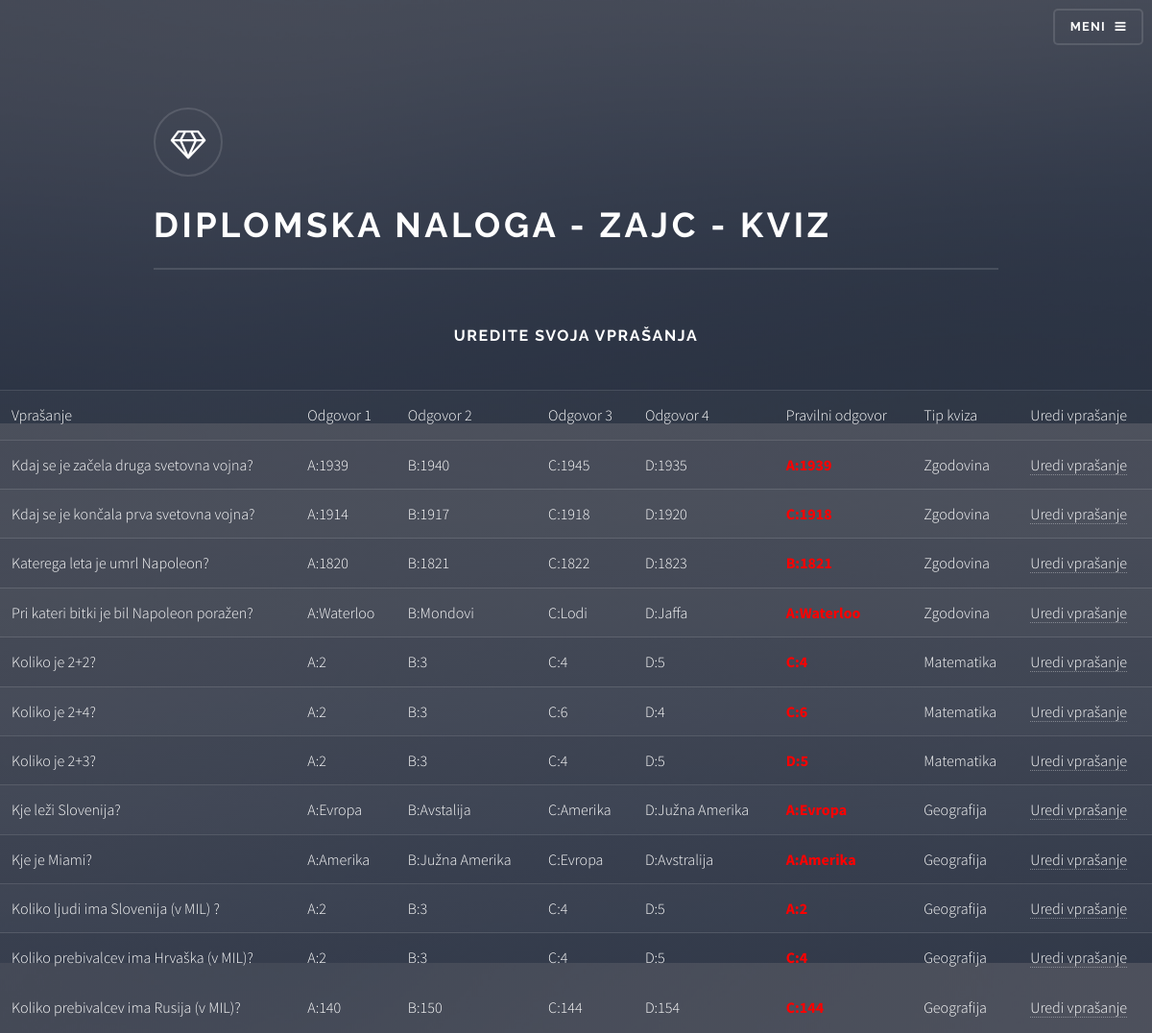
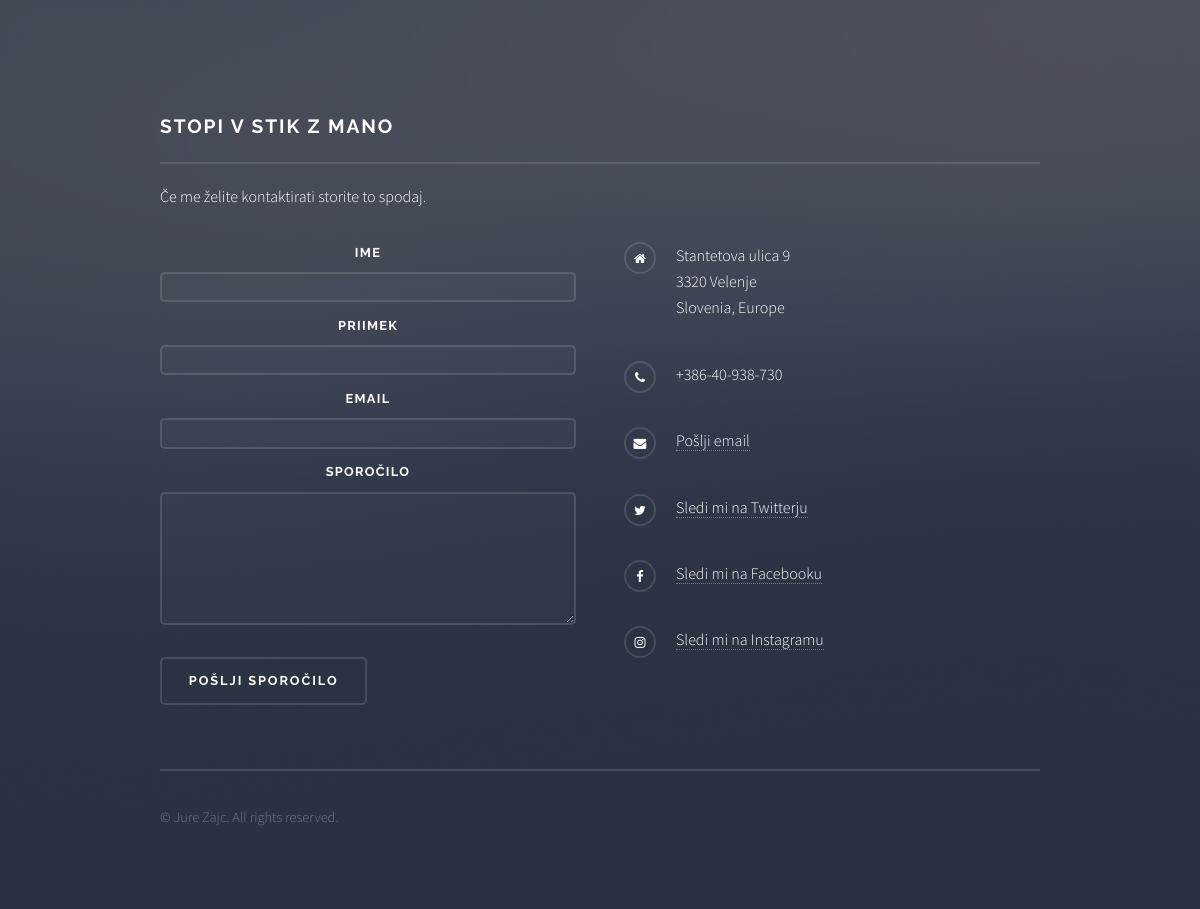
Screenshot of /edit_question.php (signed in) with the database file from the repository (2 pictures, top to bottom).
### tables this page shows
CREATE TABLE `questions` (
  `ID_questions` int(11) NOT NULL,
  `Question` varchar(255) NOT NULL,
  `answer1` varchar(255) NOT NULL,
  `answer2` varchar(255) NOT NULL,
  `answer3` varchar(255) NOT NULL,
  `answer4` varchar(255) NOT NULL,
  `correct` varchar(255) NOT NULL,
  `ID_quizes` int(11) NOT NULL,
  `ID_users` int(11) NOT NULL
);

CREATE TABLE `quizes` (
  `ID_quizes` int(11) NOT NULL,
  `ID_users` int(11) NOT NULL,
  `quiz_name` varchar(255) DEFAULT NULL,
  `since_when` date DEFAULT NULL,
  `until` date DEFAULT NULL,
  `nmb_question` int(11) DEFAULT NULL
);

### edit_question.php (the view)
<?php
    include_once './header.php';
    include_once './database.php';
    $user_id = $_SESSION['user_id'];
?>
<?php
    $queryAdmin = "SELECT * FROM users WHERE ID_users = $user_id";
    $resultAdmin = mysqli_query($link, $queryAdmin);
    $resultAdmin2 = mysqli_fetch_array($resultAdmin);
    if ($resultAdmin2['Admin'] == NULL){
        echo '<h1 style=text-align:center;> Nimaš zadostnih pravic za ogled te strani!</h1>';
        echo '<div style="text-align: center">';
        echo "<a style=text-align:center; href=\"javascript:history.go(-1)\">POJDI NAZAJ</a>";
        echo '</div>';
    }
 else {
 ?>
<h1 style="text-align: center">Uredite svoja vprašanja</h1>
<br>
<table id="test">
    <tr>
        <td>Vprašanje</td>
        <td>Odgovor 1</td>
        <td>Odgovor 2</td>
        <td>Odgovor 3</td>
        <td>Odgovor 4</td>
        <td>Pravilni odgovor</td>
        <td>Tip kviza</td>
        <td>Uredi vprašanje</td>
    </tr>
<?php
    $query = "SELECT questions.ID_questions, questions.Question,questions.correct, questions.answer1, questions.answer2,questions.answer3, questions.answer4,quizes.ID_quizes, quizes.since_when, quizes.until, quizes.nmb_question, quizes.quiz_name FROM questions INNER JOIN quizes ON quizes.ID_quizes = questions.ID_quizes";
    $result = mysqli_query($link, $query);
    while ($quiz_name = mysqli_fetch_array($result)) {
        echo '<tr>';
        echo '<td>'.$quiz_name['Question'].'</td>';
        echo '<td>'.$quiz_name['answer1'].'</td>';
        echo '<td>'.$quiz_name['answer2'].'</td>';
        echo '<td>'.$quiz_name['answer3'].'</td>';
        echo '<td>'.$quiz_name['answer4'].'</td>';
        echo '<td ><font color = "##ff0000" weight ="bold"><span style="font-weight:bold">'.$quiz_name['correct'].'</td></span>';
        echo '<td>'.$quiz_name['quiz_name'].'</td>';
        echo '<td>';
        echo '<a href="edit_q.php?id='.$quiz_name['ID_questions'].'")" >Uredi vprašanje</a> ';
        echo '</td>';
        echo '</tr>';
    }
?>
</table>
<?php
 }
    include_once './footer.php';
?>

### assets/css/main.css (style rules this page uses)
html, body, div, span, applet, object, iframe, h1, h2, h3, h4, h5, h6, p, blockquote, pre, a, abbr, acronym, address, big, cite, code, del, dfn, em, img, ins, kbd, q, s, samp, small, strike, strong, sub, sup, tt, var, b, u, i, center, dl, dt, dd, ol, ul, li, fieldset, form, label, legend, table, caption, tbody, tfoot, thead, tr, th, td, article, aside, canvas, details, embed, figure, figcaption, footer, header, hgroup, menu, nav, output, ruby, section, summary, time, mark, audio, video { margin: 0; padding: 0; border: 0; font-size: 100%; font: inherit; vertical-align: baseline; }
body { line-height: 1; }
table { border-collapse: collapse; border-spacing: 0; }
body { -webkit-text-size-adjust: none; }
*, *:before, *:after { -moz-box-sizing: border-box; -webkit-box-sizing: border-box; box-sizing: border-box; }
body { -ms-overflow-style: scrollbar; }
body { background-color: #2e3141; background-image: linear-gradient(to top, rgba(46, 49, 65, 0.8), rgba(46, 49, 65, 0.8)), url("../../images/bg.jpg"); background-size: auto, cover; background-attachment: fixed, fixed; background-position: center, center; }
body, input, select, textarea { color: #ffffff; font-family: "Source Sans Pro", Helvetica, sans-serif; font-size: 16.5pt; font-weight: 300; line-height: 1.65; }
@media screen and (max-width: 1680px) { body, input, select, textarea { font-size: 13pt; } }
@media screen and (max-width: 1280px) { body, input, select, textarea { font-size: 12pt; } }
a { -moz-transition: color 0.2s ease-in-out, border-bottom-color 0.2s ease-in-out; -webkit-transition: color 0.2s ease-in-out, border-bottom-color 0.2s ease-in-out; -ms-transition: color 0.2s ease-in-out, border-bottom-color 0.2s ease-in-out; transition: color 0.2s ease-in-out, border-bottom-color 0.2s ease-in-out; border-bottom: dotted 1px rgba(255, 255, 255, 0.35); color: #ffffff; text-decoration: none; }
h1, h2, h3, h4, h5, h6 { color: #ffffff; font-family: Raleway, Helvetica, sans-serif; font-weight: 700; letter-spacing: 0.1em; margin: 0 0 1em 0; text-transform: uppercase; }
table { margin: 0 0 2em 0; width: 100%; }
table tbody tr { border: solid 1px rgba(255, 255, 255, 0.125); border-left: 0; border-right: 0; }
table tbody tr:nth-child(2n + 1) { background-color: rgba(255, 255, 255, 0.025); }
table td { padding: 0.75em 0.75em; }

### rows the page displays
questions: Question "Kdaj se je začela druga svetovna vojna?", answer1 "A:1939", answer2 "B:1940", answer3 "C:1945", answer4 "D:1935", ID_quizes.quiz_name "Zgodovina"
questions: Question "Kdaj se je končala prva svetovna vojna?", answer1 "A:1914", answer2 "B:1917", answer3 "C:1918", answer4 "D:1920", ID_quizes.quiz_name "Zgodovina"
questions: Question "Katerega leta je umrl Napoleon?", answer1 "A:1820", answer2 "B:1821", answer3 "C:1822", answer4 "D:1823", ID_quizes.quiz_name "Zgodovina"
questions: Question "Pri kateri bitki je bil Napoleon poražen?", answer1 "A:Waterloo", answer2 "B:Mondovi", answer3 "C:Lodi", answer4 "D:Jaffa", ID_quizes.quiz_name "Zgodovina"
questions: Question "Koliko je 2+2?", answer1 "A:2", answer2 "B:3", answer3 "C:4", answer4 "D:5", ID_quizes.quiz_name "Matematika"
questions: Question "Koliko je 2+4?", answer1 "A:2", answer2 "B:3", answer3 "C:6", answer4 "D:4", ID_quizes.quiz_name "Matematika"
questions: Question "Koliko je 2+3?", answer1 "A:2", answer2 "B:3", answer3 "C:4", answer4 "D:5", ID_quizes.quiz_name "Matematika"
questions: Question "Kje leži Slovenija?", answer1 "A:Evropa", answer2 "B:Avstalija", answer3 "C:Amerika", answer4 "D:Južna Amerika", ID_quizes.quiz_name "Geografija"
questions: Question "Kje je Miami?", answer1 "A:Amerika", answer2 "B:Južna Amerika", answer3 "C:Evropa", answer4 "D:Avstralija", ID_quizes.quiz_name "Geografija"
questions: Question "Koliko ljudi ima Slovenija (v MIL) ?", answer1 "A:2", answer2 "B:3", answer3 "C:4", answer4 "D:5", ID_quizes.quiz_name "Geografija"
questions: Question "Koliko prebivalcev ima Hrvaška (v MIL)?", answer1 "A:2", answer2 "B:3", answer3 "C:4", answer4 "D:5", correct "C:4", ID_quizes.quiz_name "Geografija"
questions: Question "Koliko prebivalcev ima Rusija (v MIL)?", answer1 "A:140", answer2 "B:150", answer3 "C:144", answer4 "D:154", ID_quizes.quiz_name "Geografija"
